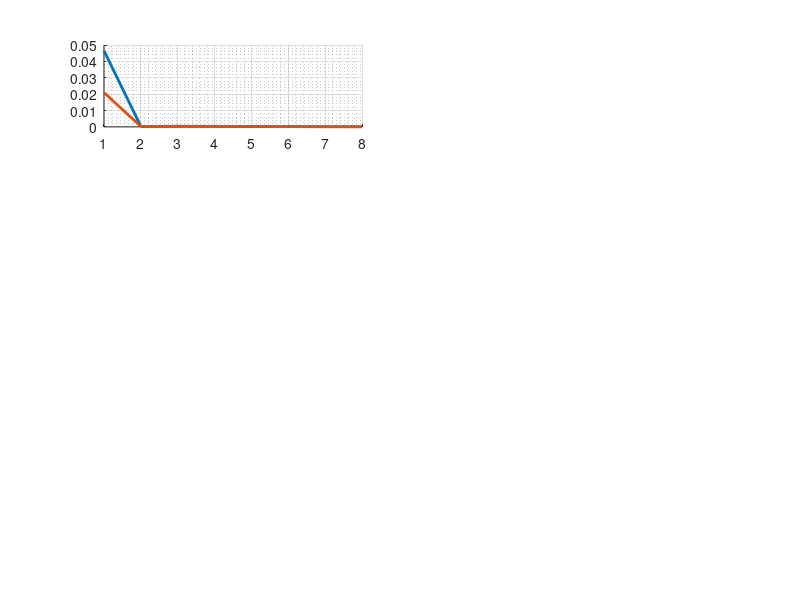

MATLAB code to generate this figure: (Note: this script raises an error after producing the figure.)
clear all;
close all;

fig = figure;
matrix_sizes = [128, 256, 512, 1024, 2048, 4096, 8192, 16384];
% matrix_sizes = [1000000, 2000000, 3000000, 4000000];

parallel_timings_no_simd = [0.000007310  0.001186518  0.000854837  0.000999193  0.001238327  0.001822282  0.002954042  0.003849761 
0.000003947  0.001194130  0.000863951  0.000905163  0.001260733  0.001982367  0.003035395  0.003798408 
0.000009098  0.001225673  0.000890659  0.000944577  0.001303663  0.001827452  0.003070567  0.003572027 
0.000006133  0.001108160  0.000709874  0.000793300  0.000953757  0.001434599  0.002580672  0.003457066 
0.000014296  0.001040956  0.000777803  0.000808790  0.001093883  0.001563540  0.002698922  0.003565872 
0.000016794  0.001155610  0.000810713  0.000843992  0.001183764  0.001920884  0.003079461  0.003762442 
0.000032203  0.001218890  0.000771517  0.000982802  0.001372581  0.002134785  0.003156579  0.003955854 
0.000056435  0.001176451  0.000898729  0.000951198  0.001279858  0.002016375  0.003250232  0.003966899 ];

T = [1: 8];

sequential_averages_no_simd = [
0.000000340 
0.000000686 
0.000002194 
0.000001960 
0.000004830 
0.000021241 
0.000029335 
0.000037936
];

parallel_timings_with_simd = [0.000014032  0.001086531  0.000820205  0.000913657  0.001085351  0.001788339  0.002834302  0.003807582 
0.000006873  0.001035055  0.000705993  0.000840783  0.001080155  0.001650537  0.002852693  0.003442119 
0.000004134  0.001081599  0.000685287  0.000740752  0.000944530  0.001519600  0.002588153  0.003395759 
0.000004126  0.001111127  0.000722837  0.000797643  0.001091285  0.001615246  0.002707259  0.003537308 
0.000007570  0.001069705  0.000728351  0.000788393  0.001059309  0.001537497  0.002866619  0.003683473 
0.000015651  0.001091885  0.000696341  0.000792755  0.001101046  0.001571689  0.002799117  0.003615242 
0.000013044  0.001146818  0.000702253  0.000768215  0.000927106  0.001441818  0.002500459  0.003464694 
0.000015399  0.001036618  0.000673370  0.000717986  0.000953891  0.001414702  0.002567839  0.003426806 ];

T = [1: 8];

sequential_averages_with_simd = [
0.000000294 
0.000000540 
0.000001009 
0.000002583 
0.000007043 
0.000009603 
0.000022500 
0.000037989 
];

sequential_averages_with_simd_no_threading = [
0.000000294 
0.000000540 
0.000001009 
0.000002583 
0.000007043 
0.000009603 
0.000022500 
0.000037989 
];


parallel_averages_with_simd_no_threading = [
0.000000074
0.000000113
0.000000188
0.000000347
0.000000709
0.000001405
0.000002720
0.000005496
];

for i = 1:size(parallel_timings_no_simd, 1)
    subplot(4,2,i); 
    hold on;
    grid on;
    grid minor;
    c_no_simd = plot(T, parallel_timings_no_simd(i,:).^-1 * sequential_averages_no_simd(i), 'LineWidth', 2);
    c_simd = plot(T, parallel_timings_with_simd(i,:).^-1 * sequential_averages_with_simd(i), 'LineWidth', 2);
    c_simd_no_thread = yline(sequential_averages_with_simd_no_threading(i)/parallel_averages_with_simd_no_threading(i), 'LineWidth', 2, 'Color', '#EDB120');
    title(sprintf('%d element Vector',matrix_sizes(i)),'interpreter','latex','fontsize',12);
    set(gca,'TickLabelInterpreter','latex');
end
hL = legend([c_no_simd,c_simd, c_simd_no_thread],{'Speedup without SIMD','Speedup with SIMD', 'Speedup with SIMD, no threading'},'interpreter','latex','fontsize',12);
handle=axes(fig,'visible','off'); 
handle.XLabel.Visible='on';
handle.XLabel.Interpreter = 'latex';


handle.YLabel.Visible='on';
handle.Title.Visible='on';
ylabel(handle,'Speedup','interpreter','latex','fontsize',16);
xlabel(handle,'Number of threads','interpreter','latex','fontsize',16);
title(handle,'\textbf{Speedup of parallelising dot product computation with OpenMP \& autovectorisation}','interpreter','latex','fontsize',12);
handle.Title.Position(2) = 1.05